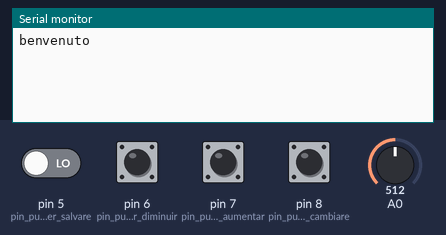
The sketch below on a simulated Arduino Uno, built with avr-gcc and run on an emulated ATmega328P. Parts: the last lines printed to the serial monitor. The test bench sets the inputs (shaded band); at power-on: pin 5 (pin_pulsante_per_salvare), pin 6 (pin_pulsante_per_diminuir), pin 7 (pin_pulsante_per_aumentar), pin 8 (pin_pulsante_per_cambiare) LOW, A0 = 512. EEPROM starts erased.

Above: at 1.4 s.
1.5 s: pin 8 (pin_pulsante_per_cambiare) pulled HIGH for 0.25 s
At 2.9 s:
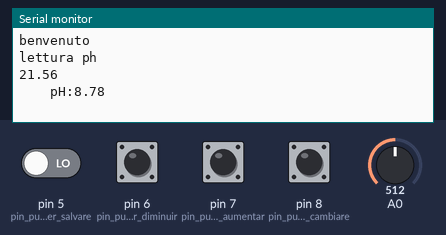
3.4 s: pin 8 (pin_pulsante_per_cambiare) pulled HIGH for 1 s
At 4.08 s:
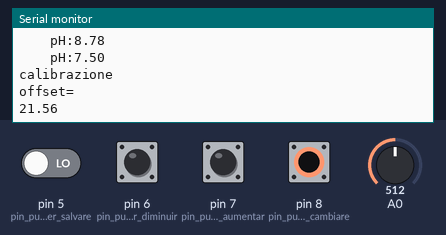
5.9 s: A0 set to 716
At 7.2 s:
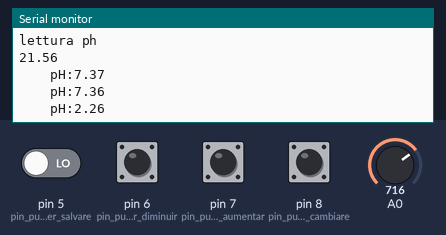
7.4 s: A0 set to 900
At 8.7 s:
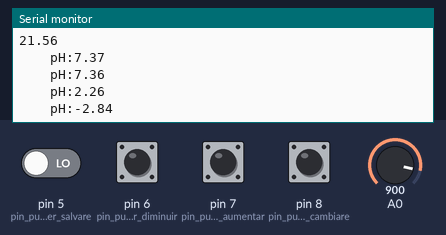
8.9 s: pin 5 (pin_pulsante_per_salvare) driven HIGH and pin 8 (pin_pulsante_per_cambiare) driven HIGH
At 9.88 s:
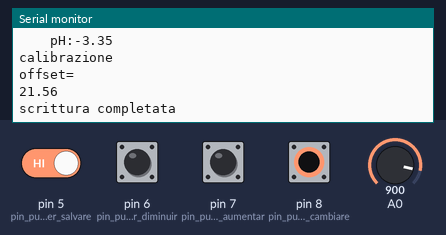
11.9 s: pin 6 (pin_pulsante_per_diminuir) pulled HIGH for 1 s
At 13.5 s:
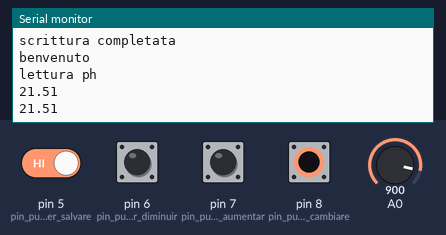
Timing chart, 0 to 15.0 s (numbered marks = the images above; inputs shaded):
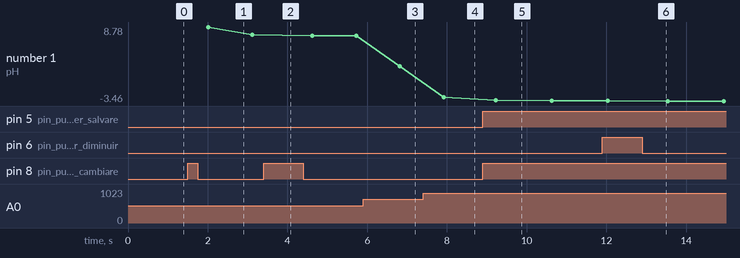

Measured:
- after the input at 1.5 s, the serial monitor: prints a new line after 0.41 s (image 1)
- after the input at 3.4 s, the serial monitor: prints a new line after 0.41 s (image 2)
- after the input at 5.9 s, the serial monitor: prints a new line after 0.92 s (image 3)
- after the input at 7.4 s, the serial monitor: prints a new line after 0.52 s (image 4)
- after the input at 8.9 s, the serial monitor: prints a new line after 0.12 s (image 5)
- after the input at 11.9 s, the serial monitor: prints a new line after 0.63 s (image 6)
- plotted number 1: 7.36 → 2.26 after the input at 5.9 s, 2.26 → -2.84 after the input at 7.4 s, -3.4 → -3.46 after the input at 11.9 s

The sketch:

phmeter_ligth.ino
```cpp
#include <EEPROM.h>
int stato = 0;
int pulsanteAGG = 7;
int pulsanteSOTT = 6;
int pulsanteS = 5;
bool FIRST = true;
bool PRIMO = true;
bool PRIMAVOLTA = true;
float misura;
float ph;
float phnew;
float offset=21.56;
unsigned long before = 0;


void setup() {
  Serial.begin(9600);
pinMode(7, INPUT); //pin pulsante per aumentare il valore nel menu calibrazione
pinMode(6, INPUT); //pin pulsante per diminuire il valore nel menu calibrazione
pinMode(5, INPUT); //pin pulsante per salvare dati nella eeprom nel menu calibrazione
  pinMode(8, INPUT); //pin pulsante per cambiare menu

}

void loop() {
  delay(200);
  switch (stato) { //menu iniziale di benvenuto
    case 0:
      welcome();
    PRIMO = true;
        break;
    case 10:        //menu di lettura ph
      lettura_ph();
    break;
    case 100:       //menu di calibrazione manuale
    calibrazione();
    break;

  }
}

void welcome() {
if (FIRST) {
Serial.println("benvenuto");
FIRST = false;

}

if (PRIMAVOLTA) {
EEPROM.put(0,offset); //salva il valore di offset 21.56 nella eeprom, solo all'accensione
PRIMAVOLTA = false;

}
  if (digitalRead(8)) {
stato = 10; //premendo il tasto pin 8 passa al menu lettura
    delay(100);

}
}

void misph() {

// codice che fa la media
   for(int i=0; i<10; i++) {
    misura += analogRead(A0);
    delay (10);  }

  misura = misura / 10.0;

ph = (float)misura * (5.0/1024)*0.897;


  phnew= -5.70 * ph + offset;
  Serial.print("    pH:");
  Serial.print(phnew, 2);
  Serial.println(" ");

/* codice che legge il ph da singola misurazione della tensione analogica
misura = analogRead(A0);
 ph = (float)misura * (5.0/1024)*0.897;


  phnew= -5.70 * ph + offset;
  Serial.print("    pH:");
  Serial.print(phnew, 2);
  Serial.println(" ");

  delay(200); */
}

void lettura_ph() {

  if (FIRST==false) {
Serial.println("lettura ph");
EEPROM.get(0,offset); //legge il valore salvato nella eeprom
Serial.println(offset); //stampa il valore di offset salvato nella eeprom, alla prima accensione dovrebbe uscire 21.56 o comunque senza aver eseguito la calibrazione
FIRST = true; //stampa solo 1 volta il titolo del menu

}

  if (digitalRead(8)) {
stato = 100; //passa allo stato del menu calibrazione
    delay(100);

}

  if (digitalRead(5)) {
Serial.println(offset); //premendo il tasto collegato al pin 5 stampa il valore di offset
    delay(100);

}
  int diff;
  diff = millis() - before;

if (diff >= 1000)  {
 //inserire il codice per la lettura ph (inizio)
  misph();

  // codice lettura ph (fine)
  before = millis();
 }
 }
void scrittura(){ //funzione incaricata di scrivere sulla eeprom

 EEPROM.put(0, offset);
 Serial.println("scrittura completata");
stato=0;
}


void calibrazione() {

if (PRIMO) {
  Serial.println("calibrazione");
        Serial.println("offset=");
    Serial.println(offset); //stampa a terminale il valore preimpostato
        PRIMO = false;

    }


  if (digitalRead(8)) {
stato = 0;
    delay(200);

}

 if (digitalRead(7) == HIGH) {
delay(100);
   offset = offset + 0.05;
   Serial.println(offset);

  }

 if (digitalRead(6) == HIGH) {
delay(100);
   offset = offset - 0.05;
   Serial.println(offset);


  }

  if (digitalRead(5)==HIGH){

 scrittura();
 delay(200);


}


}
```
